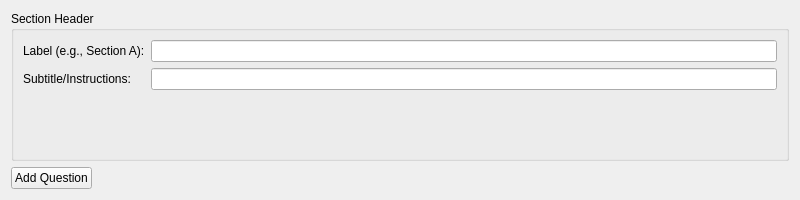
<?xml version="1.0" encoding="UTF-8"?>
<ui version="4.0">
 <class>SectionWidget</class>
 <widget class="QWidget" name="SectionWidget">
  <property name="geometry">
   <rect>
    <x>0</x>
    <y>0</y>
    <width>800</width>
    <height>200</height>
   </rect>
  </property>
  <property name="windowTitle">
   <string>Section Editor</string>
  </property>
  <layout class="QVBoxLayout" name="mainLayout">
   <item>
    <widget class="QGroupBox" name="headerGroup">
     <property name="title">
      <string>Section Header</string>
     </property>
     <layout class="QFormLayout" name="formLayout">
      <item row="0" column="0">
       <widget class="QLabel" name="labelLabel">
        <property name="text">
         <string>Label (e.g., Section A):</string>
        </property>
       </widget>
      </item>
      <item row="0" column="1">
       <widget class="QLineEdit" name="labelEdit"/>
      </item>
      <item row="1" column="0">
       <widget class="QLabel" name="subtitleLabel">
        <property name="text">
         <string>Subtitle/Instructions:</string>
        </property>
       </widget>
      </item>
      <item row="1" column="1">
       <widget class="QLineEdit" name="subtitleEdit"/>
      </item>
     </layout>
    </widget>
   </item>
   <item>
    <layout class="QVBoxLayout" name="questionsLayout">
     <property name="spacing">
      <number>5</number>
     </property>
    </layout>
   </item>
   <item>
    <layout class="QHBoxLayout" name="controlsLayout">
     <item>
      <widget class="QPushButton" name="addQuestionButton">
       <property name="text">
        <string>Add Question</string>
       </property>
      </widget>
     </item>
     <item>
      <spacer name="horizontalSpacer">
       <property name="orientation">
        <enum>Qt::Horizontal</enum>
       </property>
       <property name="sizeHint" stdset="0">
        <size>
         <width>40</width>
         <height>20</height>
        </size>
       </property>
      </spacer>
     </item>
    </layout>
   </item>
  </layout>
 </widget>
 <resources/>
 <connections/>
</ui>
